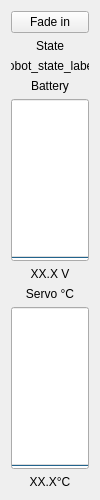
<?xml version="1.0" encoding="UTF-8"?>
<ui version="4.0">
 <class>Diagnostics</class>
 <widget class="QWidget" name="Diagnostics">
  <property name="geometry">
   <rect>
    <x>0</x>
    <y>0</y>
    <width>90</width>
    <height>500</height>
   </rect>
  </property>
  <property name="minimumSize">
   <size>
    <width>100</width>
    <height>0</height>
   </size>
  </property>
  <property name="maximumSize">
   <size>
    <width>100</width>
    <height>16777215</height>
   </size>
  </property>
  <property name="windowTitle">
   <string>Diagnostic</string>
  </property>
  <layout class="QVBoxLayout" name="verticalLayout">
   <item>
    <widget class="QPushButton" name="fadeButton">
     <property name="text">
      <string>Fade in</string>
     </property>
    </widget>
   </item>
   <item>
    <widget class="QLabel" name="label_2">
     <property name="text">
      <string>State</string>
     </property>
     <property name="alignment">
      <set>Qt::AlignCenter</set>
     </property>
    </widget>
   </item>
   <item>
    <widget class="QLabel" name="stateLabel">
     <property name="text">
      <string>robot_state_label</string>
     </property>
     <property name="alignment">
      <set>Qt::AlignCenter</set>
     </property>
    </widget>
   </item>
   <item>
    <widget class="QLabel" name="label">
     <property name="text">
      <string>Battery</string>
     </property>
     <property name="alignment">
      <set>Qt::AlignCenter</set>
     </property>
    </widget>
   </item>
   <item>
    <widget class="QProgressBar" name="battBar">
     <property name="sizePolicy">
      <sizepolicy hsizetype="Expanding" vsizetype="Expanding">
       <horstretch>0</horstretch>
       <verstretch>0</verstretch>
      </sizepolicy>
     </property>
     <property name="minimum">
      <number>120</number>
     </property>
     <property name="maximum">
      <number>160</number>
     </property>
     <property name="value">
      <number>119</number>
     </property>
     <property name="orientation">
      <enum>Qt::Vertical</enum>
     </property>
    </widget>
   </item>
   <item>
    <widget class="QLabel" name="battLabel">
     <property name="text">
      <string>XX.X V</string>
     </property>
     <property name="alignment">
      <set>Qt::AlignCenter</set>
     </property>
    </widget>
   </item>
   <item>
    <widget class="QLabel" name="label_3">
     <property name="text">
      <string>Servo °C</string>
     </property>
     <property name="alignment">
      <set>Qt::AlignCenter</set>
     </property>
    </widget>
   </item>
   <item>
    <widget class="QProgressBar" name="tempBar">
     <property name="sizePolicy">
      <sizepolicy hsizetype="Expanding" vsizetype="Expanding">
       <horstretch>0</horstretch>
       <verstretch>0</verstretch>
      </sizepolicy>
     </property>
     <property name="minimum">
      <number>200</number>
     </property>
     <property name="maximum">
      <number>600</number>
     </property>
     <property name="value">
      <number>199</number>
     </property>
     <property name="orientation">
      <enum>Qt::Vertical</enum>
     </property>
    </widget>
   </item>
   <item>
    <widget class="QLabel" name="tempLabel">
     <property name="text">
      <string>XX.X°C</string>
     </property>
     <property name="alignment">
      <set>Qt::AlignCenter</set>
     </property>
    </widget>
   </item>
  </layout>
 </widget>
 <resources/>
 <connections/>
</ui>
